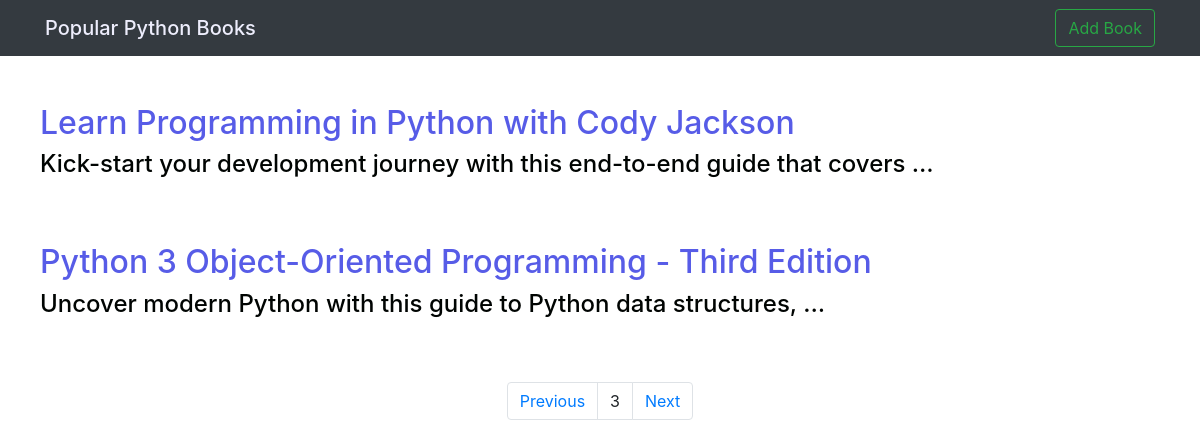
Screenshot of /home/?page=3 with the database file from the repository.
### pag_app/models.py (models this page shows, shortened)
class Blog_Website(models.Model):
    Author = models.CharField(max_length = 200)
    Title = models.CharField(max_length = 200)
    slug = models.SlugField(max_length = 200)
    Description = models.TextField()
    def get_absolute_url(self):
        return reverse('hello', kwargs = {'slug':self.slug})

### pag_app/views.py (the view)
# urls.py: path('home/', views.fetch_data),
def fetch_data(request):
    data = Blog_Website.objects.all()
    p = Paginator(data, 2)
    page_no = request.GET.get('page')
    page_obj = p.get_page(page_no)
    context = {
        'page_obj':page_obj
    }
    return render(request, 'main.html', context)

### template/main.html (shortened to what this page needs)
<!DOCTYPE html>
<html lang="en">
<head>
    <link rel="stylesheet" href="https://maxcdn.bootstrapcdn.com/bootstrap/4.0.0/css/bootstrap.min.css">
</head>
<body>
    <nav class="navbar navbar-expand-lg navbar-light bg-dark">
        <div class = "container">
            <span class="navbar-brand mb-0 h1" style="color: rgb(237, 237, 252);">Popular Python Books</span>
            <ul class="navbar-nav">
                <form class = "form-inline">
                    <a href='/insert'><button class="btn btn-outline-success" type="button">Add Book</button></a>
                </form>
            </ul>
        </div>
    </nav><br><br>
{% for i in page_obj %}
<ul>
<h2><a href = "{{i.get_absolute_url}}" style="color: rgb(87, 92, 231); text-decoration: none;">{{i.Title}}</a></h2>
<h4 style="color: rgb(0, 4, 2); text-decoration: none;">{{i.Description|truncatewords:10}}</h4>
</ul><br><br>
{% endfor %}
<nav aria-label="Page navigation example">
    <ul class="pagination justify-content-center">
      {% if page_obj.has_previous %}
      <li class="page-item">
          <a class="page-link" href="?page={{page_obj.previous_page_number}}">Previous</a>
      </li>
      {% endif %}
      <li class="page-item">
          <a class="page-link">{{page_obj.number}}</a>
      </li>
      {% if page_obj.has_next %}
      <li class="page-item">
          <a class="page-link" href="?page={{page_obj.next_page_number}}">Next</a>
      </li>
      {% endif %}
    </ul>
  </nav>
</body>
</html>

### rows the page displays
Blog_Website: Title "Learn Programming in Python with Cody Jackson", Description "Kick-start your development journey with this end-to-end guide that covers …"
Blog_Website: Title "Python 3 Object-Oriented Programming - Third Edition", Description "Uncover modern Python with this guide to Python data structures, …"

### other values shown
{{ page_obj.number }} "3"
